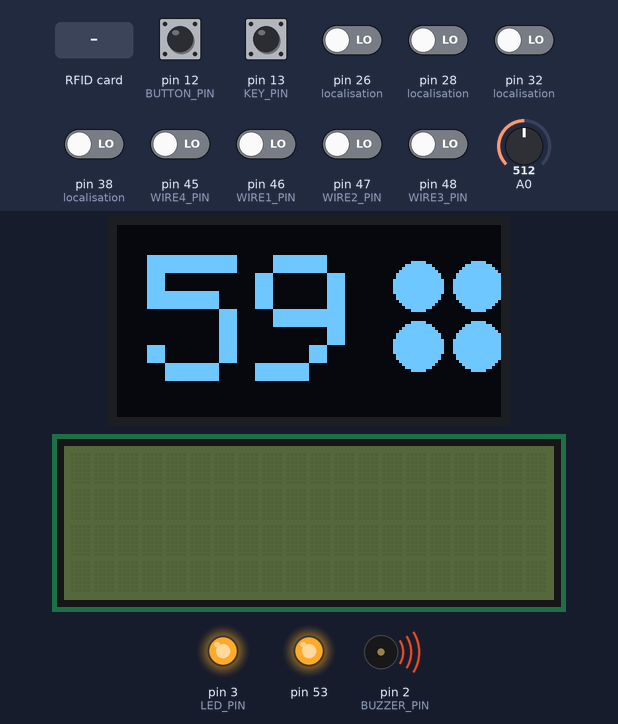
Bench run of a program on a simulated Arduino Mega 2560, built with avr-gcc and run on an emulated ATmega2560. Parts: 128×64 one-colour display, 20×4 character LCD, output pins drawn as LEDs (lit = HIGH), buzzer (waves = sounding). Inputs (shaded band) come from the test bench; at power-on: pin 12 (BUTTON_PIN) HIGH, pin 13 (KEY_PIN), pin 26 (localisation), pin 28 (localisation), pin 32 (localisation), pin 38 (localisation), pin 45 (WIRE4_PIN), pin 46 (WIRE1_PIN), pin 47 (WIRE2_PIN), pin 48 (WIRE3_PIN) LOW, A0 = 512. The display library's start-up logo is not drawn; what the program prints to the serial monitor is not drawn.

Above: at 3.3 s.
3.4 s: RFID card E9 61 37 C1 held to the reader
At 3.89 s:
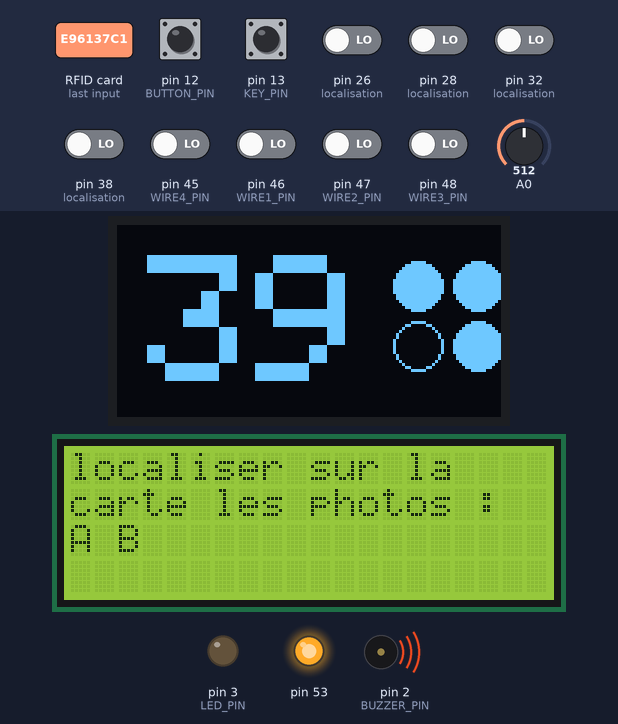
At 4.92 s:
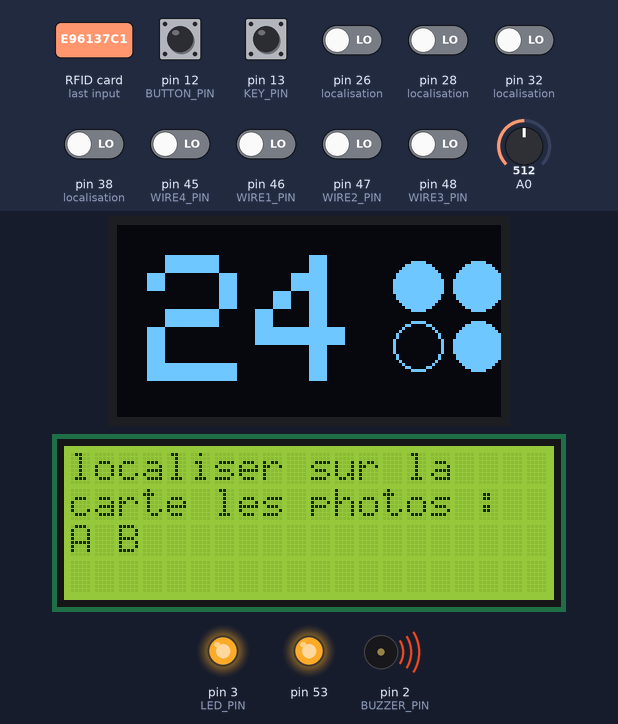
5.5 s: RFID card B9 82 57 C1 held to the reader
At 8.9 s:
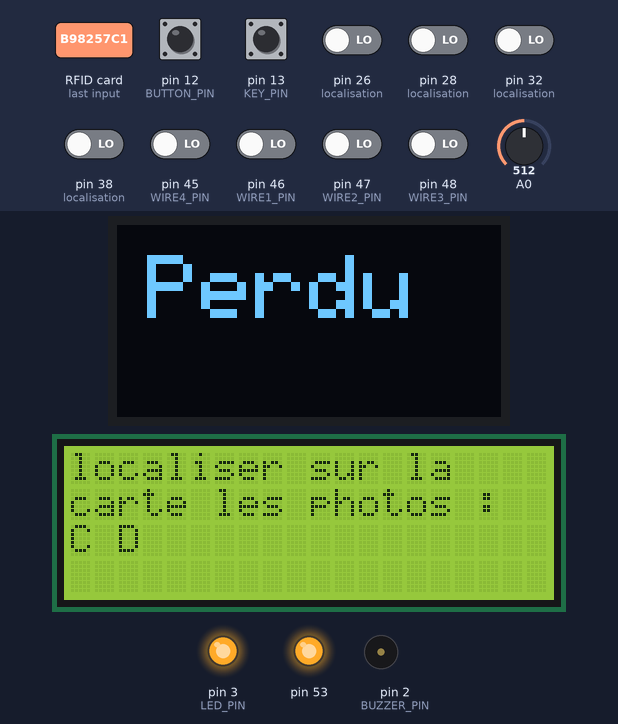
Timing chart, 0 to 10.4 s (numbered marks = the images above; inputs shaded):
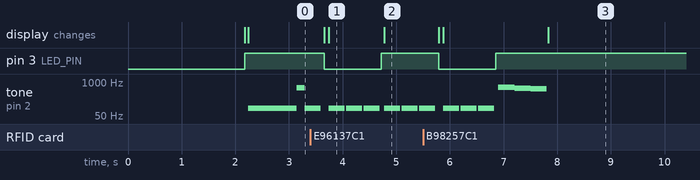

Measured:
- after the input at 3.4 s, the display: first changes after 0.26 s (image 1 shows a later state)
- after the input at 5.5 s, the display: first changes after 0.30 s (image 3 shows a later state)
- by itself, tone on pin 2 (BUZZER_PIN): plays 100 Hz for 0.30 s, 100 Hz for 0.30 s, 100 Hz for 0.30 s, 622 Hz for 0.30 s, 587 Hz for 0.30 s, 554 Hz for 0.30 s
- what the display in image 1 shows lasts 1.1 s, from 3.7 s to 4.8 s

The program:

main.cpp
```cpp
#include <Arduino.h>
#include <GetKeypad.h>

#include <SPI.h>
#include <Wire.h>
#include <Adafruit_GFX.h>
#include <Adafruit_SSD1306.h>

#include "indices.h"

// CONFIG
#define KEYCODE "572C"
#define PTM_MIN 374 // value = 394
#define PTM_MAX 414
#define START_COUNTER_MILLIS 60*60*1000

int melodieSuccess[] = {330,392,659,523,587,784};
int dureeNoteSuccess[] = {150,150,150,150,150,150 };
int melodieSizeSuccess = 6;
int melodieFailed[] = {622,587,554};
int dureeNoteFailed[] = {300,300,300 };
int melodieSizeFailed = 3;
int melodieError[] = {100};
int dureeNoteError[] = {300};
int melodieSizeError = 1;
int melodieOk[] = {600};
int dureeNoteOk[] = {150 };
int melodieSizeOk = 1;


#define KEY_PIN 13
#define WIRE1_PIN 46 // Marron
#define WIRE2_PIN 47 // Orange
#define WIRE3_PIN 48 // Vert
#define WIRE4_PIN 45 // Bleu
#define LED_PIN 3
#define BUZZER_PIN 2
#define BUTTON_PIN 12

int wires_pin[4]={WIRE1_PIN,WIRE2_PIN,WIRE3_PIN,WIRE4_PIN};
bool badwire[4]={true,true,true,false};

// OLED
#define SCREEN_WIDTH 128 // OLED display width, in pixels
#define SCREEN_HEIGHT 64 // OLED display height, in pixels
#define OLED_RESET    -1 // Reset pin # (or -1 if sharing Arduino reset pin)
#define SCREEN_ADDRESS 0x3C ///< See datasheet for Address; 0x3D for 128x64, 0x3C for 128x32
Adafruit_SSD1306 display(SCREEN_WIDTH, SCREEN_HEIGHT, &Wire, OLED_RESET);

int led_status;

unsigned long previousMillis  = 0;
unsigned long currentMillis   = 0;
unsigned long interval = 1000;
long counterMillis = (long) START_COUNTER_MILLIS;

#define DEFUSE_CODE    0
#define DEFUSE_KEY     1
#define DEFUSE_WIRE    2
#define DEFUSE_PTM     3

bool defuse_status[4];
bool end_of_game;

void setup() {
  Serial.begin(9600);
  Serial.println("Setup start !");

  SPI.begin(); // Init SPI bus

  end_of_game = false;
  led_status = LOW;

  // SSD1306_SWITCHCAPVCC = generate display voltage from 3.3V internally
  if(!display.begin(SSD1306_SWITCHCAPVCC, SCREEN_ADDRESS)) {
    Serial.println(F("SSD1306 allocation failed"));
    for(;;); // Don't proceed, loop forever
  }
  // Show initial display buffer contents on the screen --
  // the library initializes this with an Adafruit splash screen.
  display.display();
  delay(2000); // Pause for 2 seconds
  // Clear the buffer
  display.clearDisplay();

  initKeypad();

  indices_init();

  pinMode(LED_PIN, OUTPUT);
  pinMode(BUZZER_PIN, OUTPUT);
  pinMode(KEY_PIN, INPUT);
  pinMode(WIRE1_PIN, INPUT);
  pinMode(WIRE2_PIN, INPUT);
  pinMode(WIRE3_PIN, INPUT);
  pinMode(WIRE4_PIN, INPUT);

  defuse_status[DEFUSE_CODE] = false;
  defuse_status[DEFUSE_KEY] = false;
  defuse_status[DEFUSE_WIRE] = false;
  defuse_status[DEFUSE_PTM] = false;


  Serial.println("Setup done !");

}

void playSound(int *melodie, int *dureeNote, int size) {
  int i;
  for (i = 0; i < size; i++){
    tone(BUZZER_PIN, melodie[i]);
    delay(dureeNote[i]);
    noTone(BUZZER_PIN);
  }
}

bool checkDefuseCode() {
  char *keyCodeValue;
  // Keypad
  if ( getKeypad() ) {
    keyCodeValue = getKeypadData();
    Serial.print("Code entered : ");
    Serial.println(keyCodeValue);
    if(strcmp(keyCodeValue, KEYCODE) == 0) {
      playSound(melodieOk, dureeNoteOk, melodieSizeOk);
      return true;
    }else{
      playSound(melodieError, dureeNoteError, melodieSizeError);
      Serial.println("decrement counter");
      counterMillis -= (long) 60*5000;
    }
  }
  return false;
}

bool checkDefuseKey() {
  if ( digitalRead(KEY_PIN) == 1 ) {
    playSound(melodieOk, dureeNoteOk, melodieSizeOk);
    return true;
  }
  return false;
}

bool checkDefuseWire() {
  for (int w=0; w<4; w++) {
    int data = digitalRead(wires_pin[w]);
    if (data==0 && w==3) {
      playSound(melodieOk, dureeNoteOk, melodieSizeOk);
      return true;
    }
    if (data==0 && badwire[w]) {
      badwire[w]=false;
      playSound(melodieError, dureeNoteError, melodieSizeError);
      Serial.println("decrement counter");
      counterMillis -= (long) 60*5000;
    }
  }
  return false;
}

bool checkDefusePTM() {
  int ptm_value = analogRead(A0);

  if (digitalRead(BUTTON_PIN)==0) return false;

  Serial.print("Potentiometer : ");
  Serial.println(ptm_value);

  if ( ptm_value >= PTM_MIN && ptm_value <= PTM_MAX ) {
    playSound(melodieOk, dureeNoteOk, melodieSizeOk);
    return true;
  } else {
    playSound(melodieError, dureeNoteError, melodieSizeError);
    Serial.println("decrement counter");
    counterMillis -= (long) 60*5000;
  }
  return false;
}

bool checkDefuse() {
  Serial.print("Code status : ");
  Serial.println(defuse_status[DEFUSE_CODE]);

  Serial.print("Key status : ");
  Serial.println(defuse_status[DEFUSE_KEY]);

  Serial.print("Wire status : ");
  Serial.println(defuse_status[DEFUSE_WIRE]);

  Serial.print("Potentiometer : ");
  Serial.println(defuse_status[DEFUSE_PTM]);
  Serial.println("");

  return defuse_status[DEFUSE_CODE] &&
    defuse_status[DEFUSE_KEY] &&
    defuse_status[DEFUSE_WIRE] &&
    defuse_status[DEFUSE_PTM];
}

void blinkLed() {
  if ( led_status == LOW ) {
    led_status = HIGH;
  } else {
    led_status = LOW;
  }
  digitalWrite(LED_PIN, led_status);
}

void loop() {
  int status_line_x;
  int status_line_y;

  if ( end_of_game ) {
    return;
  }

  currentMillis = millis();

  if ( (currentMillis - previousMillis >= interval ) == true ) {
    // led blink
    blinkLed();

    counterMillis -= currentMillis - previousMillis;
    Serial.print("Counter (s) : ");
    Serial.println(counterMillis/1000/60);

    if (checkDefuse()) {
      // OLED display success game
      Serial.println("End of game : Success !");
      digitalWrite(LED_PIN, LOW);
      playSound(melodieSuccess, dureeNoteSuccess, melodieSizeSuccess);
      end_of_game = true;
      display.clearDisplay();
      display.setTextSize(3);
      display.setCursor(10,10);
      display.print("Gagne");
      display.display();
      return;
    }

    if (counterMillis <= 0) {
      // OLED display failed game
      Serial.println("End of game : Failed !");
      digitalWrite(LED_PIN, HIGH);
      playSound(melodieFailed, dureeNoteFailed, melodieSizeFailed);
      end_of_game = true;
      display.clearDisplay();
      display.setTextSize(3);
      display.setCursor(10,10);
      display.print("Perdu");
      display.display();
      return;
    }

    // OLED display current
    display.clearDisplay();
    display.setTextSize(6);
    display.setTextColor(WHITE);
    display.setCursor(10,10);
    display.print(counterMillis/1000/60);
    for(int i=0; i<4; i++) {
      if (i<2) {
        status_line_y = 20;
        status_line_x = i*20+100;
      } else {
        status_line_y = 40;
        status_line_x = (i-2)*20+100;
      }
      if ( defuse_status[i] ) {
        display.drawCircle(status_line_x, status_line_y, 8, WHITE);
      } else {
        display.fillCircle(status_line_x, status_line_y, 8, WHITE);
      }
    }
    display.display();

    previousMillis = currentMillis;
  }

  // Keypad Code
  if ( ! defuse_status[DEFUSE_CODE]) {
    defuse_status[DEFUSE_CODE] = checkDefuseCode();
  }

  // Key
  if ( ! defuse_status[DEFUSE_KEY]) {
    defuse_status[DEFUSE_KEY] = checkDefuseKey();
  }

  // Wire
  if ( ! defuse_status[DEFUSE_WIRE]) {
    defuse_status[DEFUSE_WIRE] = checkDefuseWire();
  }

  // Potentiometer
  if ( ! defuse_status[DEFUSE_PTM]) {
    defuse_status[DEFUSE_PTM] = checkDefusePTM();
  }

  indices();
}
```

indices.cpp
```cpp
#include <Wire.h>
#include <MFRC522.h>
#include <LiquidCrystal_I2C.h>

// RFID
//  Badge 1 : E9 61 37 C1
//  Badge 2 : B9 82 57 C1
//  Badge 3 : E9 B2 1B B9
//  Badge 4 : 79 13 2E C2
#define SS_PIN 43
#define RST_PIN 49
MFRC522 rfid(SS_PIN, RST_PIN);
MFRC522::MIFARE_Key key;

LiquidCrystal_I2C lcd(0x27, 20, 4);

byte badges[4][4] = {
  {0xE9, 0x61, 0x37, 0xC1},
  {0xB9, 0x82, 0x57, 0xC1},
  {0xE9, 0xB2, 0x1B, 0xB9},
  {0x79, 0x13, 0x2E, 0xC2}
};

bool indices_state[4] = {false, false, false, false};
char photos[4][2] = {
  {'A', 'B'},
  {'C', 'D'},
  {'E', 'F'},
  {'G', 'H'}
};

int localisation[4][2] = {
  {26,28},
  {32,38},
  {34,24},
  {30,36}
};

String indices_position[4] = {"R4", "W2", "M7", "W15"};

unsigned long indicesMillis   = 0;
unsigned long indicesCurrentMillis;
unsigned long indicesPreviousMillis;
unsigned long indicesInterval = 10000;


void indices_init() {
  rfid.PCD_Init(); // Init MFRC522
  lcd.init();

  for (byte i = 0; i < 6; i++) {
    key.keyByte[i] = 0xFF;
  }
}

void printHex(byte *buffer, byte bufferSize) {
  for (byte i = 0; i < bufferSize; i++) {
    Serial.print(buffer[i] < 0x10 ? " 0" : " ");
    Serial.print(buffer[i], HEX);
  }
}

byte getBadge() {
  int badge_found = 0;

  // Reset the loop if no new card present on the sensor/reader. This saves the entire process when idle.
  if ( ! rfid.PICC_IsNewCardPresent())
    return 0;

  // Verify if the NUID has been readed
  if ( ! rfid.PICC_ReadCardSerial())
    return 0;

  Serial.print(F("PICC type: "));
  MFRC522::PICC_Type piccType = rfid.PICC_GetType(rfid.uid.sak);
  Serial.println(rfid.PICC_GetTypeName(piccType));

  // Check is the PICC of Classic MIFARE type
  if (piccType != MFRC522::PICC_TYPE_MIFARE_MINI &&
    piccType != MFRC522::PICC_TYPE_MIFARE_1K &&
    piccType != MFRC522::PICC_TYPE_MIFARE_4K) {
    Serial.println(F("Your tag is not of type MIFARE Classic."));
    return 0;
  }

  Serial.print(F("The NUID tag is: "));
  printHex(rfid.uid.uidByte, rfid.uid.size);
  Serial.println();

  if (rfid.uid.size != 4) return 0;
  for (int badge=0; badge<4; badge++) {
      if (
        badges[badge][0] == rfid.uid.uidByte[0] &&
        badges[badge][1] == rfid.uid.uidByte[1] &&
        badges[badge][2] == rfid.uid.uidByte[2] &&
        badges[badge][3] == rfid.uid.uidByte[3]
        ) {
          badge_found = badge+1;
          Serial.print("Found badge : ");
          Serial.println(badge_found);
          break;
        }
  }

  // Halt PICC
  rfid.PICC_HaltA();

  // Stop encryption on PCD
  rfid.PCD_StopCrypto1();

  return badge_found;
}

void indices() {
  indicesCurrentMillis = millis();

  int badge = getBadge();

  if (badge == 0) {
    if ( (indicesCurrentMillis - indicesPreviousMillis >= indicesInterval ) == true ) {
      lcd.clear();
      lcd.noBacklight();
    }
    return;
  }

  int loc_result = 0;

  for (int loc=0; loc<2; loc++) {
    if (localisation[badge-1][loc] == 0) {
      loc_result+=1;
    }else{
      loc_result+= digitalRead(localisation[badge-1][loc]);
    }
  }
  if (loc_result == 2) {
    indices_state[badge-1]=true;
  }

  if (indices_state[badge-1]) {
    lcd.clear();
    lcd.backlight();
    lcd.setCursor(0,0);
	  lcd.print("l'indice se trouve");
    lcd.setCursor(0,1);
	  lcd.print("dans la case : ");
    lcd.setCursor(9,2);
	  lcd.print(indices_position[badge-1]);
  }else{
    lcd.clear();
    lcd.backlight();
    lcd.setCursor(0,0);
	  lcd.print("localiser sur la");
    lcd.setCursor(0,1);
	  lcd.print("carte les photos : ");
    lcd.setCursor(0,2);
	  lcd.print(photos[badge-1][0]);
    lcd.setCursor(2,2);
	  lcd.print(photos[badge-1][1]);
  }
  indicesPreviousMillis=indicesCurrentMillis;
}
```

indices.h
```cpp
void indices_init();
void indices();
```
